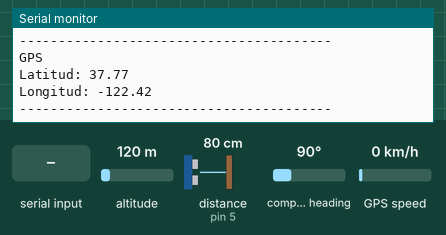
Simulated run of this sketch. Board: Arduino Uno, built with avr-gcc and run on an emulated ATmega328P. On the bench: the last lines printed to the serial monitor. Wiring (inferred from the names in the program): ultrasonic range finder: trigger pin 4; echo pin 5. The inputs (shaded band) are chosen by the test bench; at power-on: distance to the obstacle (sensor on pin 5) 80 cm, altitude 120 m, GPS speed 0 km/h, compass heading 90°. The echo pulse lasts 58.3 µs per cm; the GPS gets a fix after 3 s at 37.7749, -122.4194 with 8 satellites.

Above: at 5.9 s.
6.0 s: distance to the obstacle (sensor on pin 5) set to 2 cm
At 10.51 s:
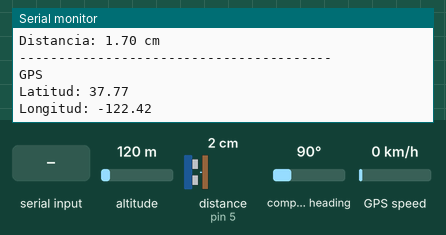
12.2 s: altitude set to 250 m
At 16.9 s:
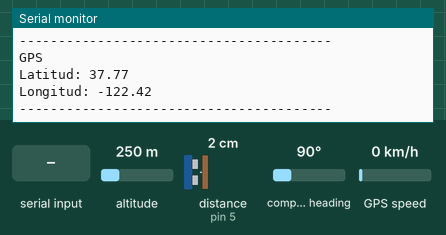
18.4 s: GPS speed set to 30 km/h
24.6 s: distance to the obstacle (sensor on pin 5) set to 4 cm
30.8 s: "1" received over the second serial link
37.0 s: altitude set to 20 m
Timing chart, 0 to 40.0 s (numbered marks = the images above; inputs shaded):
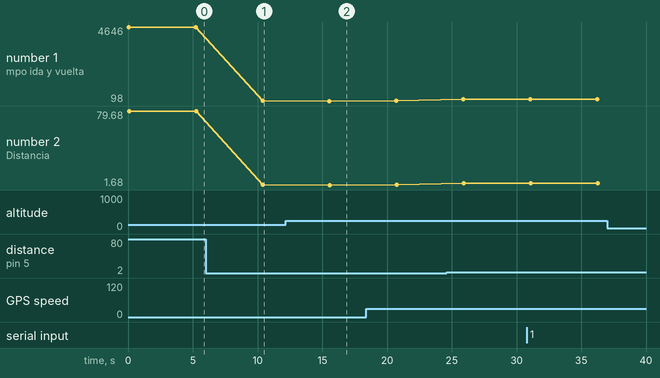

The sketch:

HC-SR04.ino
```cpp
#include <SoftwareSerial.h>
#include <TinyGPS++.h>

//V_sonido = 343 m/s = 34300 cm/s.
//[t] = us = 1x10^(-6)s.
//x = Vs*t = (343 / 10000) cm.
//2 porque la onda ultrasónica incide sobre el ojbeto y regresa al sensor, pero solo nos interesa
//el tiempo que tarda en llegar al objeto, entonces dividimos el tiempo total, que tarda en ir y
//volver por dos.
#define V_sonido 0.0343

//Echo esta conectado en el ESP a D1 (GPIO5).
const int echo = 5;
//Trig esta conectado en el ESP a D2 (GPIO4).
const int trig = 4;
//tiempo que Echo se mantiene en ALTO.
float t_echo_H;
//distancia que recorre el sonido en ir y volver.
float x_rec_comp;

//Tx conectado a D3 (GPIO0).
static const int Tx = 0;
//Rx conectado a D0 (GPIO16).
static const int Rx = 16;

float Latitud, Longitud;

//Objeto TinyGPS++.
TinyGPSPlus gps;

//Seteamos los pines de transmición y recepción del módulo GPS.
SoftwareSerial SerialGPS(Tx, Rx);

void setup() {
  //Inicializamos la comunicación serial a 9600 bps.
  Serial.begin(9600);
  SerialGPS.begin(9600);
  //Trig emite una señal.
  pinMode(trig, OUTPUT);
  //Echo recibe la señal reflejada.
  pinMode(echo, INPUT);
}

void loop() {
  while (SerialGPS.available() > 0)
  {
    if(gps.encode(SerialGPS.read()))
    {
      if(gps.location.isValid())
      {
        Latitud = gps.location.lat();
        Longitud = gps.location.lng();
      }
    }
  }

  //Limpiamos el Trig.
  digitalWrite(trig, LOW);
  delayMicroseconds(2);

  //Seteamos Trig en ALTO por 10us.
  digitalWrite(trig, HIGH);
  delayMicroseconds(10);
  //Seteamos Trig en BAJO.
  digitalWrite(trig, LOW);

  //Leemos el tiempo en us que echo se mantiene en ALTO.
  t_echo_H = pulseIn(echo, HIGH);
  //Calculamos la distancia que tarda el sonido en incidir en el objeto.
  x_rec_comp = (V_sonido) * (t_echo_H / 2);
  Serial.println("Sensor ultrasonido");
  Serial.print("Tiempo ida y vuelta: ");
  Serial.print(t_echo_H);
  Serial.println(" us");

  //Imprimimos los valores calculados.
  Serial.print("Distancia: ");
  Serial.print(x_rec_comp);
  Serial.println(" cm");
  Serial.println("----------------------------------------");
  Serial.println("GPS");
  Serial.print("Latitud: ");
  Serial.println(Latitud);
  Serial.print("Longitud: ");
  Serial.println(Longitud);
  Serial.println("----------------------------------------");
  delay(5000);
}
```

Measured:
- after the input at 6.0 s, the serial monitor: prints a new line after 4.4 s (image 1)
- after the input at 12.2 s, the serial monitor: prints a new line after 3.4 s (image 2)
- plotted number 1: 4646 → 99 after the input at 6.0 s, 99 → 98 after the input at 12.2 s, 98 → 118 after the input at 18.4 s, 118 → 215 after the input at 24.6 s, 215 → 235 after the input at 37.0 s
- plotted number 2: 79.68 → 1.7 after the input at 6.0 s, 1.7 → 1.68 after the input at 12.2 s, 1.68 → 2.02 after the input at 18.4 s, 2.02 → 3.69 after the input at 24.6 s, 3.69 → 4.03 after the input at 37.0 s
